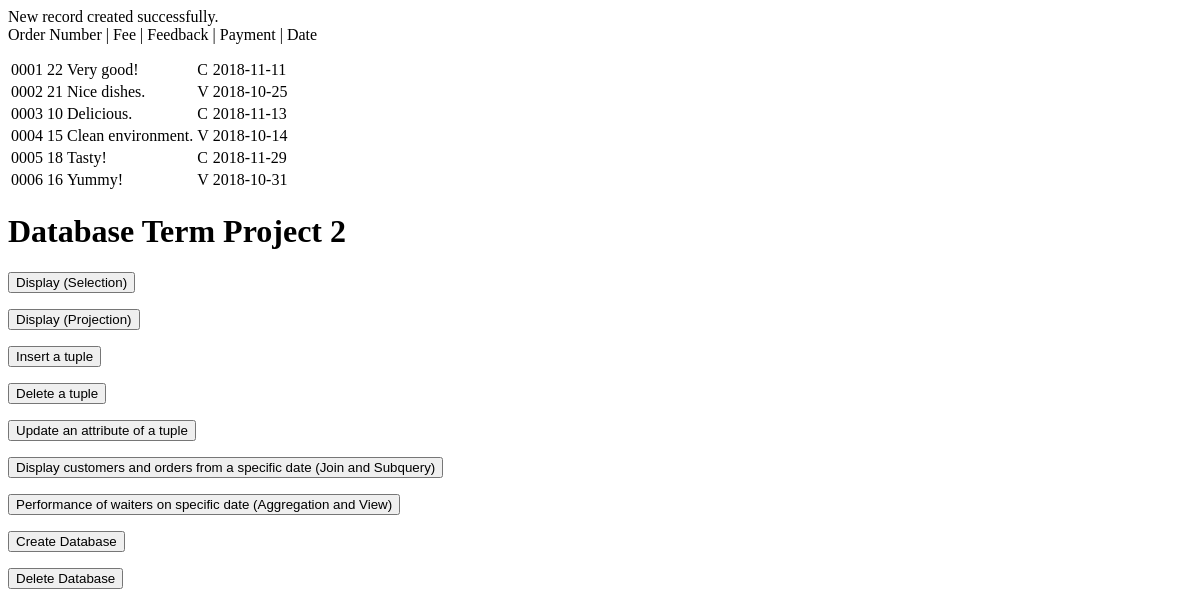
Before: /insertOrder.php with the older database file.
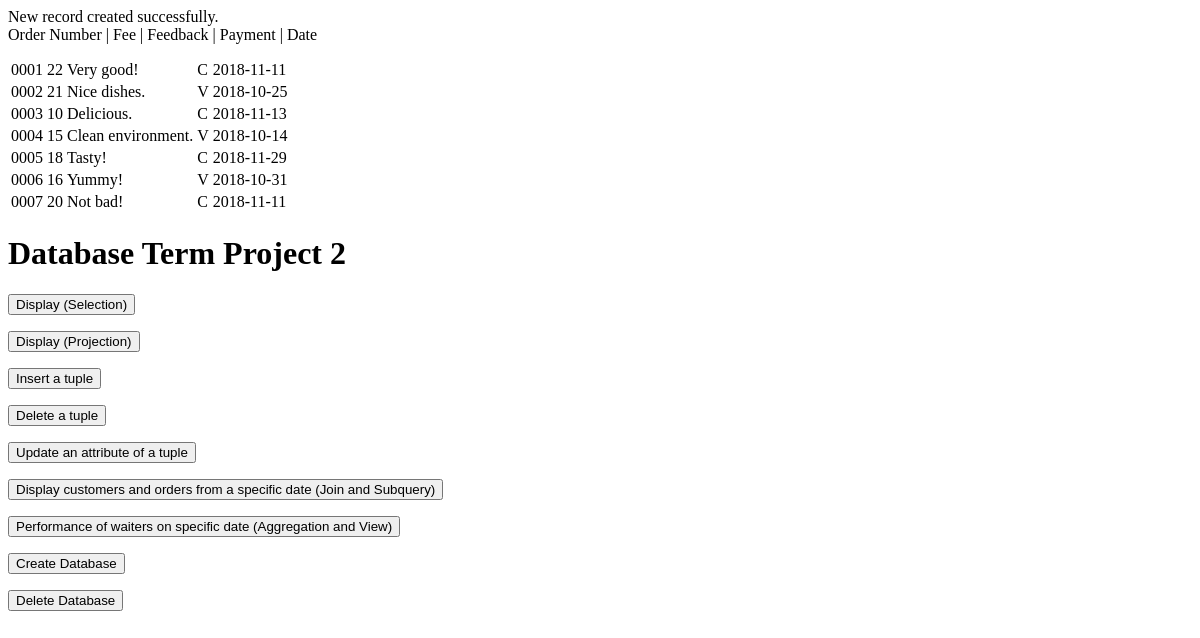
After: the same page with the newer database file.
### tables this page shows
CREATE TABLE orderlist (
  onumber char(4) NOT NULL,
  fee int(11) DEFAULT NULL,
  feedback varchar(50) DEFAULT NULL,
  payment char(1) DEFAULT NULL,
  ddate date DEFAULT NULL,
  PRIMARY KEY (onumber)
);

### insertOrder.php (the view, shortened to what this page needs)
<?php
$table = 'orderlist';
$servername = "localhost";
$username = "root";
$password = "";
$dbname = "restaurant";
$conn = mysqli_connect($servername, $username, $password, $dbname);
$sql = "SELECT * FROM $table";
$result = $conn->query($sql);
if ($result->num_rows > 0) {
	echo "<table><th><tr>Order Number | </tr><tr>Fee | </tr><tr>Feedback | </tr><tr>Payment | </tr><tr>Date</tr></th>";
    while($row = $result->fetch_assoc()) {
		echo"<tr>";
        foreach($row as $field) {
			echo '<td>' . htmlspecialchars($field) . '</td>';
		}
		echo"</tr>";
	}
    echo "</table>";
} else {
    echo "0 results";
}
?>

Changed rows visible on the page:
added orderlist: onumber "0007", fee "20", feedback "Not bad!", payment "C", ddate "2018-11-11"
